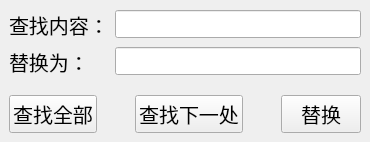
<?xml version="1.0" encoding="UTF-8"?>
<ui version="4.0">
 <class>SearchBox</class>
 <widget class="QMainWindow" name="SearchBox">
  <property name="geometry">
   <rect>
    <x>0</x>
    <y>0</y>
    <width>367</width>
    <height>142</height>
   </rect>
  </property>
  <property name="windowTitle">
   <string>SearchBox</string>
  </property>
  <widget class="QWidget" name="centralwidget">
   <layout class="QVBoxLayout" name="verticalLayout">
    <item>
     <layout class="QFormLayout" name="formLayout">
      <item row="0" column="0">
       <widget class="QLabel" name="label">
        <property name="sizePolicy">
         <sizepolicy hsizetype="Preferred" vsizetype="Expanding">
          <horstretch>0</horstretch>
          <verstretch>0</verstretch>
         </sizepolicy>
        </property>
        <property name="font">
         <font>
          <pointsize>15</pointsize>
         </font>
        </property>
        <property name="text">
         <string>查找内容：</string>
        </property>
       </widget>
      </item>
      <item row="1" column="0">
       <widget class="QLabel" name="label_2">
        <property name="sizePolicy">
         <sizepolicy hsizetype="Preferred" vsizetype="Expanding">
          <horstretch>0</horstretch>
          <verstretch>0</verstretch>
         </sizepolicy>
        </property>
        <property name="font">
         <font>
          <pointsize>15</pointsize>
         </font>
        </property>
        <property name="text">
         <string>替换为：</string>
        </property>
       </widget>
      </item>
      <item row="0" column="1">
       <widget class="QLineEdit" name="lineEdit_sec">
        <property name="font">
         <font>
          <pointsize>13</pointsize>
         </font>
        </property>
       </widget>
      </item>
      <item row="1" column="1">
       <widget class="QLineEdit" name="lineEdit_rep">
        <property name="font">
         <font>
          <pointsize>13</pointsize>
         </font>
        </property>
       </widget>
      </item>
     </layout>
    </item>
    <item>
     <layout class="QHBoxLayout" name="horizontalLayout">
      <property name="spacing">
       <number>38</number>
      </property>
      <property name="topMargin">
       <number>11</number>
      </property>
      <item>
       <widget class="QPushButton" name="pub_search_all">
        <property name="font">
         <font>
          <pointsize>15</pointsize>
         </font>
        </property>
        <property name="text">
         <string>查找全部</string>
        </property>
       </widget>
      </item>
      <item>
       <widget class="QPushButton" name="pub_search_next">
        <property name="font">
         <font>
          <pointsize>15</pointsize>
         </font>
        </property>
        <property name="text">
         <string>查找下一处</string>
        </property>
       </widget>
      </item>
      <item>
       <widget class="QPushButton" name="replace">
        <property name="font">
         <font>
          <pointsize>15</pointsize>
         </font>
        </property>
        <property name="text">
         <string>替换</string>
        </property>
       </widget>
      </item>
     </layout>
    </item>
   </layout>
  </widget>
 </widget>
 <resources/>
 <connections/>
</ui>
